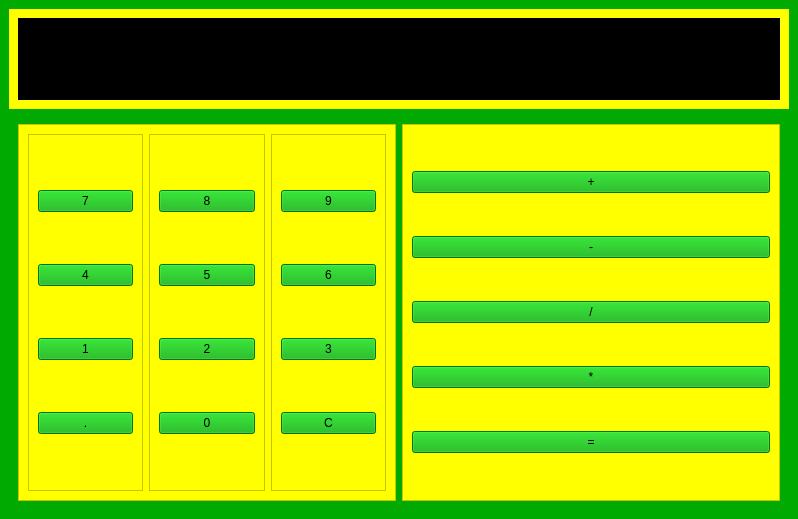
<?xml version="1.0" encoding="UTF-8"?>
<ui version="4.0">
 <class>MainWindow</class>
 <widget class="QMainWindow" name="MainWindow">
  <property name="geometry">
   <rect>
    <x>0</x>
    <y>0</y>
    <width>798</width>
    <height>519</height>
   </rect>
  </property>
  <property name="windowTitle">
   <string>MainWindow</string>
  </property>
  <property name="styleSheet">
   <string notr="true">background-color: rgb(0, 170, 0);
font: 24pt &quot;Consolas&quot;;</string>
  </property>
  <widget class="QWidget" name="centralwidget">
   <layout class="QVBoxLayout" name="verticalLayout">
    <item>
     <widget class="QWidget" name="widget" native="true">
      <property name="sizePolicy">
       <sizepolicy hsizetype="Preferred" vsizetype="Minimum">
        <horstretch>0</horstretch>
        <verstretch>0</verstretch>
       </sizepolicy>
      </property>
      <property name="maximumSize">
       <size>
        <width>16777195</width>
        <height>100</height>
       </size>
      </property>
      <property name="styleSheet">
       <string notr="true">background-color: rgb(255, 255, 0);</string>
      </property>
      <layout class="QVBoxLayout" name="verticalLayout_6">
       <item>
        <widget class="QLabel" name="display">
         <property name="styleSheet">
          <string notr="true">background-color: rgb(0, 0, 0);</string>
         </property>
         <property name="text">
          <string>TextLabel</string>
         </property>
         <property name="alignment">
          <set>Qt::AlignRight|Qt::AlignTrailing|Qt::AlignVCenter</set>
         </property>
        </widget>
       </item>
      </layout>
     </widget>
    </item>
    <item>
     <widget class="QWidget" name="widget_2" native="true">
      <layout class="QHBoxLayout" name="horizontalLayout">
       <item>
        <widget class="QFrame" name="frame_2">
         <property name="styleSheet">
          <string notr="true">background-color: rgb(255, 255, 0);</string>
         </property>
         <property name="frameShape">
          <enum>QFrame::StyledPanel</enum>
         </property>
         <property name="frameShadow">
          <enum>QFrame::Raised</enum>
         </property>
         <layout class="QHBoxLayout" name="horizontalLayout_2">
          <item>
           <widget class="QFrame" name="frame_3">
            <property name="frameShape">
             <enum>QFrame::StyledPanel</enum>
            </property>
            <property name="frameShadow">
             <enum>QFrame::Raised</enum>
            </property>
            <layout class="QVBoxLayout" name="verticalLayout_5">
             <item>
              <widget class="QPushButton" name="n7">
               <property name="styleSheet">
                <string notr="true">background-color: rgb(0, 170, 0);</string>
               </property>
               <property name="text">
                <string>7</string>
               </property>
              </widget>
             </item>
             <item>
              <widget class="QPushButton" name="n4">
               <property name="styleSheet">
                <string notr="true">background-color: rgb(0, 170, 0);</string>
               </property>
               <property name="text">
                <string>4</string>
               </property>
              </widget>
             </item>
             <item>
              <widget class="QPushButton" name="n1">
               <property name="styleSheet">
                <string notr="true">background-color: rgb(0, 170, 0);</string>
               </property>
               <property name="text">
                <string>1</string>
               </property>
              </widget>
             </item>
             <item>
              <widget class="QPushButton" name="des">
               <property name="styleSheet">
                <string notr="true">background-color: rgb(0, 170, 0);</string>
               </property>
               <property name="text">
                <string>.</string>
               </property>
              </widget>
             </item>
            </layout>
           </widget>
          </item>
          <item>
           <widget class="QFrame" name="frame_4">
            <property name="frameShape">
             <enum>QFrame::StyledPanel</enum>
            </property>
            <property name="frameShadow">
             <enum>QFrame::Raised</enum>
            </property>
            <layout class="QVBoxLayout" name="verticalLayout_4">
             <item>
              <widget class="QPushButton" name="n8">
               <property name="styleSheet">
                <string notr="true">background-color: rgb(0, 170, 0);</string>
               </property>
               <property name="text">
                <string>8</string>
               </property>
              </widget>
             </item>
             <item>
              <widget class="QPushButton" name="n5">
               <property name="styleSheet">
                <string notr="true">background-color: rgb(0, 170, 0);</string>
               </property>
               <property name="text">
                <string>5</string>
               </property>
              </widget>
             </item>
             <item>
              <widget class="QPushButton" name="n2">
               <property name="styleSheet">
                <string notr="true">background-color: rgb(0, 170, 0);</string>
               </property>
               <property name="text">
                <string>2</string>
               </property>
              </widget>
             </item>
             <item>
              <widget class="QPushButton" name="n0">
               <property name="styleSheet">
                <string notr="true">background-color: rgb(0, 170, 0);</string>
               </property>
               <property name="text">
                <string>0</string>
               </property>
              </widget>
             </item>
            </layout>
           </widget>
          </item>
          <item>
           <widget class="QFrame" name="frame_5">
            <property name="frameShape">
             <enum>QFrame::StyledPanel</enum>
            </property>
            <property name="frameShadow">
             <enum>QFrame::Raised</enum>
            </property>
            <layout class="QVBoxLayout" name="verticalLayout_3">
             <item>
              <widget class="QPushButton" name="n9">
               <property name="styleSheet">
                <string notr="true">background-color: rgb(0, 170, 0);</string>
               </property>
               <property name="text">
                <string>9</string>
               </property>
              </widget>
             </item>
             <item>
              <widget class="QPushButton" name="n6">
               <property name="styleSheet">
                <string notr="true">background-color: rgb(0, 170, 0);</string>
               </property>
               <property name="text">
                <string>6</string>
               </property>
              </widget>
             </item>
             <item>
              <widget class="QPushButton" name="n3">
               <property name="styleSheet">
                <string notr="true">background-color: rgb(0, 170, 0);</string>
               </property>
               <property name="text">
                <string>3</string>
               </property>
              </widget>
             </item>
             <item>
              <widget class="QPushButton" name="clear">
               <property name="styleSheet">
                <string notr="true">background-color: rgb(0, 170, 0);</string>
               </property>
               <property name="text">
                <string>C</string>
               </property>
              </widget>
             </item>
            </layout>
           </widget>
          </item>
         </layout>
        </widget>
       </item>
       <item>
        <widget class="QFrame" name="frame">
         <property name="styleSheet">
          <string notr="true">background-color: rgb(255, 255, 0);</string>
         </property>
         <property name="frameShape">
          <enum>QFrame::StyledPanel</enum>
         </property>
         <property name="frameShadow">
          <enum>QFrame::Raised</enum>
         </property>
         <layout class="QVBoxLayout" name="verticalLayout_2">
          <item>
           <widget class="QPushButton" name="plus">
            <property name="styleSheet">
             <string notr="true">background-color: rgb(0, 170, 0);</string>
            </property>
            <property name="text">
             <string>+</string>
            </property>
           </widget>
          </item>
          <item>
           <widget class="QPushButton" name="subtract">
            <property name="styleSheet">
             <string notr="true">background-color: rgb(0, 170, 0);</string>
            </property>
            <property name="text">
             <string>-</string>
            </property>
           </widget>
          </item>
          <item>
           <widget class="QPushButton" name="divide">
            <property name="styleSheet">
             <string notr="true">background-color: rgb(0, 170, 0);</string>
            </property>
            <property name="text">
             <string>/</string>
            </property>
           </widget>
          </item>
          <item>
           <widget class="QPushButton" name="multiply">
            <property name="styleSheet">
             <string notr="true">background-color: rgb(0, 170, 0);</string>
            </property>
            <property name="text">
             <string>*</string>
            </property>
           </widget>
          </item>
          <item>
           <widget class="QPushButton" name="equal">
            <property name="styleSheet">
             <string notr="true">background-color: rgb(0, 170, 0);</string>
            </property>
            <property name="text">
             <string>=</string>
            </property>
           </widget>
          </item>
         </layout>
        </widget>
       </item>
      </layout>
     </widget>
    </item>
   </layout>
  </widget>
 </widget>
 <resources/>
 <connections/>
</ui>
